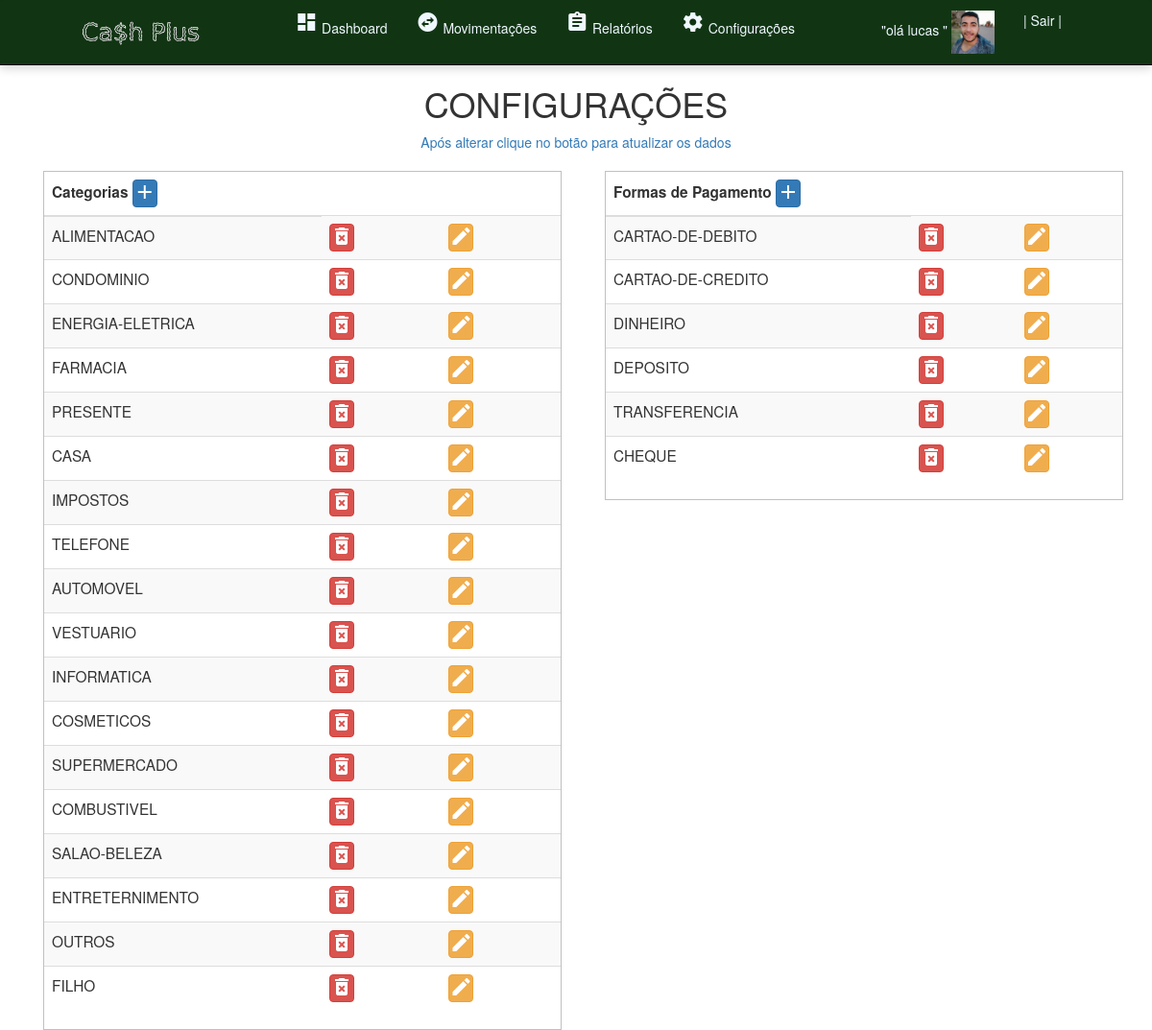
Screenshot of /config.php (signed in) with the database file from the repository.
### tables this page shows
CREATE TABLE `categoria` (
  `DESC_CATEGORIA` varchar(255) NOT NULL
);

CREATE TABLE `forma_pagamento` (
  `FORMA_PAGAMENTO` varchar(255) NOT NULL,
  `DESC_FORMA_PAGAMENTO` varchar(255) NOT NULL
);

### config.php (the view, shortened to what this page needs)
<?php
include('conexao.php');
if ((!isset($_SESSION['login']) == true) and (!isset($_SESSION['senha']) == true)) {
  session_destroy();
  unset($_SESSION['login']);
  unset($_SESSION['senha']);
  unset($_SESSION['path_avatar']);
  header('location:naoAutenticado.php');
  exit;
} else {
  $categoria = mysqli_query($conn, "select DESC_CATEGORIA from categoria ") or die("Erro");
  $forma_pg = mysqli_query($conn, "select FORMA_PAGAMENTO from forma_pagamento ") or die("Erro");
  ?>
  <!doctype html>
  <html lang="pt=br">
  <head>
    <link rel="stylesheet" href="https://stackpath.bootstrapcdn.com/bootstrap/4.1.3/css/bootstrap.min.css">
    <link href="_css/dashboard.css" rel="stylesheet">
    <link rel="stylesheet" href="https://cdnjs.cloudflare.com/ajax/libs/twitter-bootstrap/3.3.7/css/bootstrap.min.css">
    <div>
  </head>
  <body>
    <div>
      <nav class="navbar navbar-inverse navbar-static-top" role="navigation">
        <div class="collapse navbar-collapse" id="bs-example-navbar-collapse-1">
          <nav class="navbar navbar-dark fixed-top bg-dark flex-md-nowrap p-0 shadow  ">
            <a href="home.php"><img src="_imgs/logo.png" width="135" alt="cash plus"></a>
            <ul class="nav flex ">
              <li class="nav-item ">
                <a class="nav-link" href="home.php">
                  <i class="material-icons md-25 icon">dashboard</i>
                  Dashboard
                </a>
              </li>
              <li class="nav-item">
                <a class="nav-link active" href="movimentacoes.php">
                  <i class="material-icons md-25 icon">swap_horizontal_circle </i>
                  Movimentações
                </a>
              </li>
              <li class="nav-item">
                <a class="nav-link" href="relatorios.php">
                  <i class="material-icons md-25">assignment</i>
                  Relatórios
                </a>
              </li>
              <li class="nav-item">
                <a class="nav-link" href="config.php">
                  <i class="material-icons md-25 icon">settings</i>
                  Configurações
                </a>
              </li>
              <li class="nav-item text-nowrap pl-5  ml-5">
                <a href="perfil.php"> "olá <?php echo $_SESSION['login']; ?> " <img src="<?php echo $_SESSION['path_avatar'];  ?>" alt="avatar" width="45"></a>
              </li>
              <li class="nav-item text-nowrap">
                <a class="nav-link" href="logout.php"> | Sair |</a>
              </li>
            </ul>
          </nav>
        </div>
    </div>
    <div align="center"><h1>CONFIGURAÇÕES </h1>
    <a href="config.php">Após alterar clique no botão para atualizar os dados</a>
</div>
    <div class="mytable box">
      <table class="table table-striped table-sm">
        <thead>
          <tr>
            <th>Categorias
              <button class="btn btn-primary  material-icons md-20 pl-0 pr-0 pt-0 pb-0 mr-0" type="button" data-toggle="collapse" data-target="#a" aria-expanded="false" aria-controls="collapseExample" >
                <i class="material-icons">add</i>
              </button></th>
          </tr>
        </thead>
        <tbody>
          <?php
          while ($aux = mysqli_fetch_assoc($categoria)) { ?>
            <tr><td><?php echo $aux["DESC_CATEGORIA"] ?></td>
            <td><button class="btn btn-danger  material-icons md-20 pl-0 pr-0 pt-0 pb-0 mr-4" type="button" data-toggle="collapse" data-target="#a<?php echo $aux["DESC_CATEGORIA"] ?>" aria-expanded="false" aria-controls="collapseExample" >
                  <i class="material-icons">delete_forever</i>
                 </button></td>
            <td><div class="collapse" id="a<?php echo $aux["DESC_CATEGORIA"] ?>">
          </td>
            <td><button class="btn btn-warning  material-icons md-20 pl-0 pr-0 pt-0 pb-0 mr-4" type="button" data-toggle="collapse" data-target="#<?php echo $aux["DESC_CATEGORIA"] ?>" aria-expanded="false" aria-controls="collapseExample" >
                      <i class="material-icons">edit</i>
                  </button></td>
          <td>
           <?php }
            ?>
        </tbody>
      </table>
    </div>
   <div class="mytable box">
      <table class="table table-striped table-sm">
        <thead>
          <tr>
            <th>Formas de Pagamento
            <button class="btn btn-primary  material-icons md-20 pl-0 pr-0 pt-0 pb-0 mr-0" type="button" data-toggle="collapse" data-target="#b" aria-expanded="false" aria-controls="collapseExample" >
        <i class="material-icons">add</i>
      </button></th>
          </tr>
        </thead>
        <tbody>
          <?php
          while ($aux = mysqli_fetch_assoc($forma_pg)) { ?>
            <tr><td><?php echo $aux["FORMA_PAGAMENTO"] ?></td>
            <td><button class="btn btn-danger  material-icons md-20 pl-0 pr-0 pt-0 pb-0 mr-4" type="button" data-toggle="collapse" data-target="#a<?php echo $aux["FORMA_PAGAMENTO"] ?>" aria-expanded="false" aria-controls="collapseExample" >
                  <i class="material-icons">delete_forever</i>
                 </button></td>
            <td><div class="collapse" id="a<?php echo $aux["FORMA_PAGAMENTO"] ?>">
          </td>
            <td><button class="btn btn-warning  material-icons md-20 pl-0 pr-0 pt-0 pb-0 mr-4" type="button" data-toggle="collapse" data-target="#<?php echo $aux["FORMA_PAGAMENTO"] ?>" aria-expanded="false" aria-controls="collapseExample" >
                      <i class="material-icons">edit</i>
                  </button></td>
          <td>
           <?php }
            ?>
        </tbody>
      </table>
    </div>
  </body>
  </html>
<?php } ?>

### _css/dashboard.css (style rules this page uses)
body { font-size: .875rem; }
.fixed-top { position: fixed; top: 0; right: 0; left: 0; z-index: 1030; }
.flex-md-nowrap { -ms-flex-wrap: nowrap !important; flex-wrap: nowrap !important; }
.navbar { position: relative !important; display: -ms-flexbox !important; display: flex !important; -ms-flex-wrap: wrap !important; flex-wrap: wrap !important; -ms-flex-align: center !important; align-items: center !important; -ms-flex-pack: justify !important; justify-content: space-between !important; padding: 0px !important; margin: 0px !important; background-color:rgb(17, 53, 19) !important; }
.navbar a { color: aliceblue; }
.mytable { max-width: 98%; margin: auto; font-size: 1.1em; }
.box { float: left; width: 45%; border:silver solid 1px; margin-left: 45px; margin-top: 20px; }

### rows the page displays
categoria: DESC_CATEGORIA "ALIMENTACAO"
categoria: DESC_CATEGORIA "CONDOMINIO"
categoria: DESC_CATEGORIA "ENERGIA-ELETRICA"
categoria: DESC_CATEGORIA "FARMACIA"
categoria: DESC_CATEGORIA "PRESENTE"
categoria: DESC_CATEGORIA "CASA"
categoria: DESC_CATEGORIA "IMPOSTOS"
categoria: DESC_CATEGORIA "TELEFONE"
categoria: DESC_CATEGORIA "AUTOMOVEL"
categoria: DESC_CATEGORIA "VESTUARIO"
categoria: DESC_CATEGORIA "INFORMATICA"
categoria: DESC_CATEGORIA "COSMETICOS"
categoria: DESC_CATEGORIA "SUPERMERCADO"
categoria: DESC_CATEGORIA "COMBUSTIVEL"
categoria: DESC_CATEGORIA "SALAO-BELEZA"
categoria: DESC_CATEGORIA "ENTRETERNIMENTO"
categoria: DESC_CATEGORIA "OUTROS"
categoria: DESC_CATEGORIA "FILHO"
forma_pagamento: FORMA_PAGAMENTO "CARTAO-DE-DEBITO"
forma_pagamento: FORMA_PAGAMENTO "CARTAO-DE-CREDITO"
forma_pagamento: FORMA_PAGAMENTO "DINHEIRO"
forma_pagamento: FORMA_PAGAMENTO "DEPOSITO"
forma_pagamento: FORMA_PAGAMENTO "TRANSFERENCIA"
forma_pagamento: FORMA_PAGAMENTO "CHEQUE"

### other values shown
$_SESSION['login'] "lucas"
